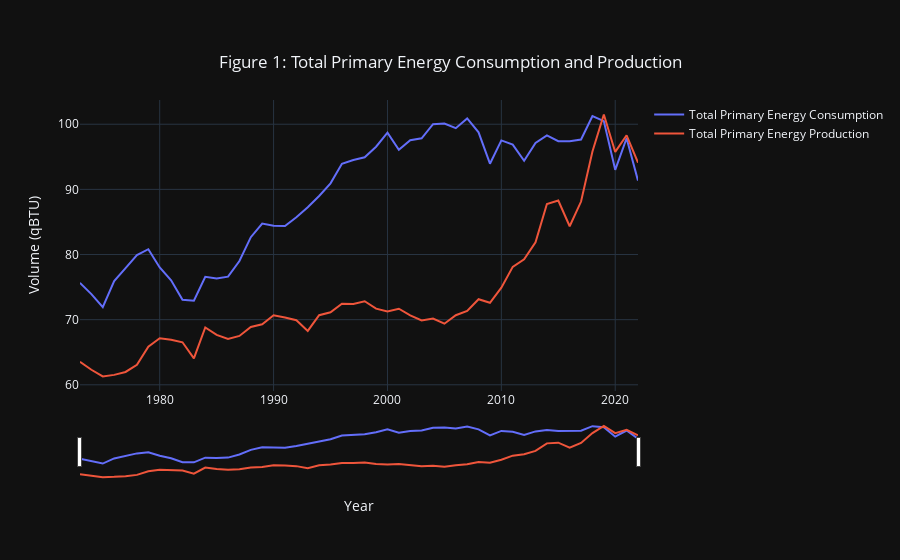

Here is the notebook cell this chart was saved with:
### Code cell
fig_primary_con_prod_trend = go.Figure()
fig_primary_con_prod_trend = fig_primary_con_prod_trend.add_trace(go.Scatter(x=con_type_trend_year.index, y=con_type_trend_year['Total Primary Energy Consumption'], name='Total Primary Energy Consumption'))
fig_primary_con_prod_trend = fig_primary_con_prod_trend.add_trace(go.Scatter(x=prod_type_trend_year.index, y=prod_type_trend_year['Total Primary Energy Production'], name='Total Primary Energy Production'))
fig_primary_con_prod_trend = fig_primary_con_prod_trend.update_layout(title=' Figure 1: Total Primary Energy Consumption and Production', xaxis_title='Year', yaxis_title='Volume (qBTU)', title_x=0.5, title_y=0.9)
fig_primary_con_prod_trend.update_xaxes(rangeslider_visible=True)
fig_primary_con_prod_trend.show()

### Figure 1 — Plotly figure (JSON) as saved in the notebook; plotly's stock layout.template omitted (floating-point values rounded to 4 significant figures)
{"data": [{"name": "Total Primary Energy Consumption", "type": "scatter", "x": [1973, 1974, 1975, 1976, 1977, 1978, 1979, 1980, 1981, 1982, 1983, 1984, 1985, 1986, 1987, 1988, 1989, 1990, 1991, 1992, 1993, 1994, 1995, 1996, 1997, 1998, 1999, 2000, 2001, 2002, 2003, 2004, 2005, 2006, 2007, 2008, 2009, 2010, 2011, 2012, 2013, 2014, 2015, 2016, 2017, 2018, 2019, 2020, 2021, 2022], "y": [75.65, 73.93, 71.93, 75.94, 77.92, 79.91, 80.81, 78.02, 76.05, 73.05, 72.92, 76.57, 76.33, 76.6, 79.01, 82.66, 84.74, 84.43, 84.38, 85.73, 87.27, 88.98, 90.93, 93.94, 94.51, 94.92, 96.55, 98.7, 96.06, 97.54, 97.83, 100.0, 100.1, 99.39, 100.9, 98.75, 93.94, 97.51, 96.87, 94.39, 97.13, 98.3, 97.4, 97.38, 97.66, 101.2, 100.5, 93.01, 97.84, 91.34]}, {"name": "Total Primary Energy Production", "type": "scatter", "x": [1973, 1974, 1975, 1976, 1977, 1978, 1979, 1980, 1981, 1982, 1983, 1984, 1985, 1986, 1987, 1988, 1989, 1990, 1991, 1992, 1993, 1994, 1995, 1996, 1997, 1998, 1999, 2000, 2001, 2002, 2003, 2004, 2005, 2006, 2007, 2008, 2009, 2010, 2011, 2012, 2013, 2014, 2015, 2016, 2017, 2018, 2019, 2020, 2021, 2022], "y": [63.53, 62.31, 61.28, 61.52, 61.97, 63.06, 65.85, 67.15, 66.91, 66.53, 64.07, 68.8, 67.66, 67.03, 67.51, 68.89, 69.28, 70.67, 70.32, 69.91, 68.27, 70.68, 71.13, 72.44, 72.42, 72.83, 71.69, 71.27, 71.68, 70.65, 69.88, 70.17, 69.38, 70.68, 71.34, 73.15, 72.59, 74.91, 78.11, 79.26, 81.87, 87.76, 88.29, 84.34, 88.13, 95.8, 101.5, 95.75, 98.3, 94.1]}], "layout": {"title": {"text": " Figure 1: Total Primary Energy Consumption and Production", "x": 0.5, "y": 0.9}, "xaxis": {"rangeslider": {"visible": true}, "title": {"text": "Year"}}, "yaxis": {"title": {"text": "Volume (qBTU)"}}}}
